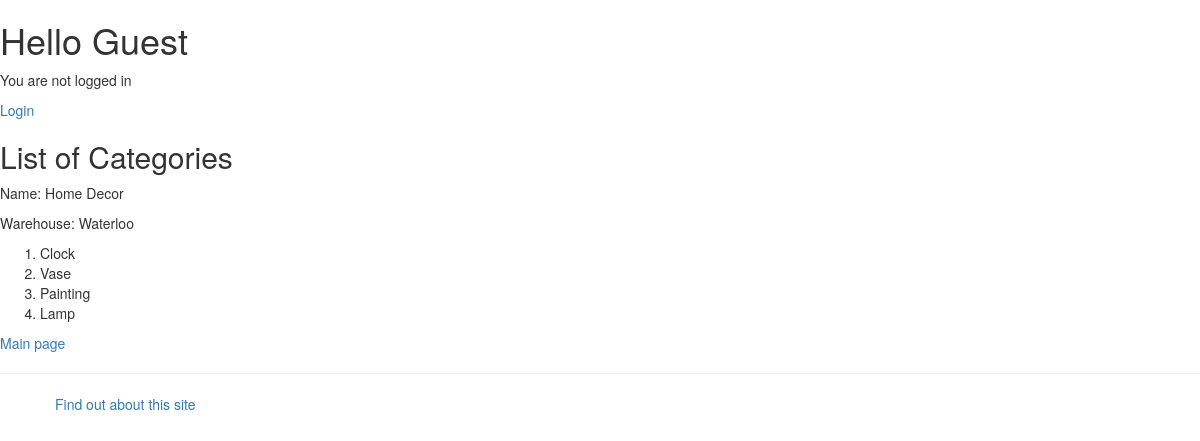
Screenshot of /myapp/4 with the database file from the repository.
### myapp/models.py (models this page shows, shortened)
class Category(models.Model):
    name = models.CharField(max_length=200, default='Furniture')
    warehouse = models.CharField(max_length=200, default='Windsor')

class Product(models.Model):
    interested = models.PositiveIntegerField(default=0)
    category = models.ForeignKey(Category, related_name='products', on_delete=models.CASCADE)
    name = models.CharField(max_length=200, default='TV')
    price = models.DecimalField(max_digits=10, decimal_places=2)
    stock = models.PositiveIntegerField(default=100, validators=[MaxValueValidator(1000), MinValueValidator(0)])
    available = models.BooleanField(default=True)
    description = models.TextField(max_length=500, blank=True, null=True)

### myapp/views.py (the view)
# urls.py: re_path(r'^myapp/(?P<cat_no>\d+)', views.detail, name='detail'),
def detail(request, cat_no):
    obj=get_object_or_404(Category, id=cat_no)
    category = Category.objects.get(id=cat_no)
    list = category.products.all()
    return render(request, 'myapp/detail.html', {'category': category, 'list': list})

### myapp/templates/myapp/detail.html (shortened to what this page needs)
{% extends "myapp/base.html" %}
{% block body_block %}
    {% load bootstrap3 %}
    {% bootstrap_css %}
    {% if category %}
 <h2>List of Categories</h2>
     <p>Name: {{ category.name}}</p>
     <p>Warehouse: {{ category.warehouse}}</p>
     <ol>
 {% for cat in list %}
     <li> {{ cat.name}} </li>
 {% endfor %}
 </ol>
 {% else %}
 <strong>There are no available categories!</strong>
 {% endif %}
<p><a href="{%url 'index'%}">Main page</a></p>
 {% endblock %}

### rows the page displays
Category: name "Home Decor", warehouse "Waterloo"
Product: name "Clock"
Product: name "Vase"
Product: name "Painting"
Product: name "Lamp"
